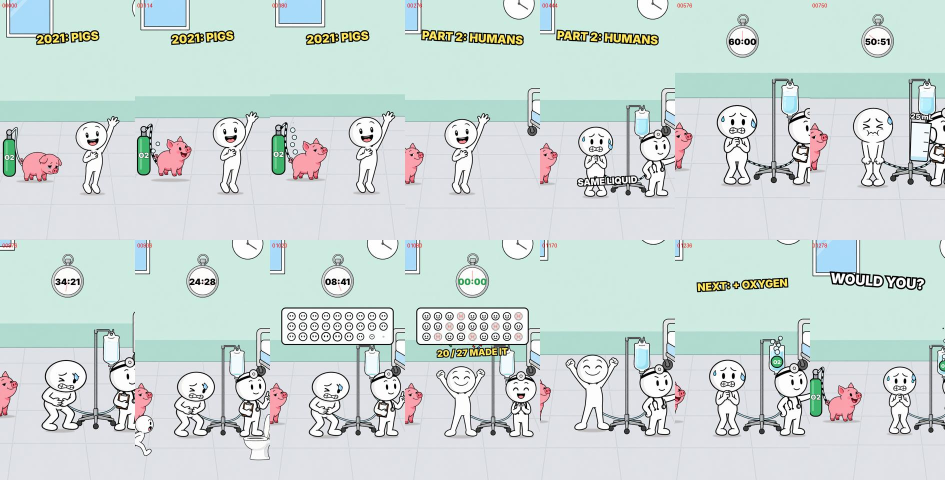
#> input picture cartoon-shorts/studio/images/butt-breath/qa/contact1.jpg, 1890 x 960 px (shown at 1/2 size)
$ python thumbnail.py whiteboard ../../cartoon-shorts/studio/images/butt-breath/qa/contact1.jpg out.png
#> lines starting #> are read from the running program, lines starting #| are printed output that depends on the picture; after the words box and inside, x2 and y2 are one past the last pixel; in counts of white or black regions, pixels touching at a corner belong together
### tools/whiteboard/wb.py
"""Whiteboard marker-animation engine (Golpo-like style).

Every visual element is a Layer: RGB + alpha + a "reveal map" T in [0, 1].
At animation progress u, a pixel is visible when u >= T, so each element
"draws itself": outlines first, then marker-hatch colouring, text letter by letter.
"""
import math
import os

import cv2
import numpy as np
from PIL import Image, ImageDraw, ImageFont

W, H, FPS = 1920, 1080, 30

PAPER = (247, 245, 239)
INK = (28, 28, 32)
RED = (226, 36, 44)
BLUE = (30, 104, 214)
YELLOW = (250, 188, 22)
GREEN = (52, 158, 72)
ORANGE = (246, 126, 28)
GREY = (128, 128, 134)
BROWN = (142, 92, 52)
SAND = (238, 222, 182)
LIGHTBLUE = (150, 196, 240)
WHITE = (252, 252, 250)

HERE = os.path.dirname(os.path.abspath(__file__))
FONT_FILES = {
    "marker": os.path.join(HERE, "fonts", "PermanentMarker-Regular.ttf"),
    "hand": os.path.join(HERE, "fonts", "Kalam-Bold.ttf"),
}
_font_cache = {}


def font(name, size):
    key = (name, size)
    if key not in _font_cache:
        _font_cache[key] = ImageFont.truetype(FONT_FILES[name], size)
    return _font_cache[key]


# ----------------------------------------------------------------------------
# Layer / element
# ----------------------------------------------------------------------------
class Layer:
    """RGB float32 (h,w,3) + alpha float32 (h,w) + reveal map T float32 (h,w)."""

    def __init__(self, rgb, a, T, x, y):
        self.rgb = np.ascontiguousarray(rgb, dtype=np.float32)
        self.a = np.ascontiguousarray(a, dtype=np.float32)
        T = np.where(a > 0.003, T, 0.0).astype(np.float32)
        tmax = float(T.max()) if T.size else 1.0
        self.T = T / tmax if tmax > 0 else T
        self.x, self.y = int(x), int(y)

    @property
    def w(self):
        return self.a.shape[1]

    @property
    def h(self):
        return self.a.shape[0]

    def bbox(self):
        return self.x, self.y, self.x + self.w, self.y + self.h

    def shifted(self, dx, dy):
        return Layer(self.rgb, self.a, self.T, self.x + dx, self.y + dy)


class Element:
    def __init__(self, layer, t0, dur, soft=0.05):
        self.layer, self.t0, self.dur, self.soft = layer, float(t0), max(0.05, float(dur)), soft

    @property
    def t1(self):
        return self.t0 + self.dur

    # [9 lines left out: function alpha_at, not called in this run]


def composite(dst, layer, alpha):
    """Alpha-blend layer (with given alpha map) into float32 canvas dst (H,W,3)."""
    x0, y0, x1, y1 = layer.bbox()
    cx0, cy0, cx1, cy1 = max(0, x0), max(0, y0), min(dst.shape[1], x1), min(dst.shape[0], y1)
    if cx0 >= cx1 or cy0 >= cy1:
        return
    a = alpha[cy0 - y0:cy1 - y0, cx0 - x0:cx1 - x0, None]
    rgb = layer.rgb[cy0 - y0:cy1 - y0, cx0 - x0:cx1 - x0]
    region = dst[cy0:cy1, cx0:cx1]
    region *= (1.0 - a)
    region += rgb * a


# ----------------------------------------------------------------------------
# noise helpers
# ----------------------------------------------------------------------------
def smooth_noise(h, w, scale, rng):
    sh, sw = max(2, int(h / scale) + 2), max(2, int(w / scale) + 2)
    small = rng.standard_normal((sh, sw)).astype(np.float32)
    return cv2.resize(small, (w, h), interpolation=cv2.INTER_CUBIC)


def _noise1d(n, period_pts, amp, rng):
    k = max(3, int(n / max(1.0, period_pts)) + 3)
    pts = rng.uniform(-1, 1, k)
    xs = np.linspace(0, k - 1, n)
    return np.interp(xs, np.arange(k), pts) * amp


def paper_background(seed=1):
    rng = np.random.default_rng(seed)
    base = np.ones((H, W, 3), np.float32) * np.array(PAPER, np.float32)
    n = smooth_noise(H, W, 220, rng) * 1.6 + smooth_noise(H, W, 9, rng) * 0.8
    base += n[..., None]
    # very soft vignette
    yy, xx = np.mgrid[0:H, 0:W].astype(np.float32)
    d = ((xx - W / 2) / (W / 2)) ** 2 + ((yy - H / 2) / (H / 2)) ** 2
    base -= (d * 5.0)[..., None]
    return np.clip(base, 0, 255)


def _tex(rgb_color, h, w, rng, amount=7.0):
    n = smooth_noise(h, w, 5, rng) * amount
    col = np.array(rgb_color, np.float32)[None, None, :]
    return np.clip(col + n[..., None], 0, 255)


# ----------------------------------------------------------------------------
# strokes (lines, arrows, circles, underlines)
# ----------------------------------------------------------------------------
def resample(path, step):
    p = np.asarray(path, np.float64)
    if len(p) < 2:
        return p, np.zeros(len(p)), 0.0
    seg = np.diff(p, axis=0)
    L = np.hypot(seg[:, 0], seg[:, 1])
    cum = np.concatenate([[0.0], np.cumsum(L)])
    total = float(cum[-1])
    if total < 1e-6:
        return p[:1], np.zeros(1), 0.0
    n = max(2, int(total / step) + 1)
    s = np.linspace(0, total, n)
    return np.stack([np.interp(s, cum, p[:, 0]), np.interp(s, cum, p[:, 1])], 1), s, total


def stroke_layer(paths, color, width, wobble=1.2, seed=0, ss=2, tex=0.12, order=None):
    """Marker strokes along polylines. T follows the drawing direction (path by path)."""
    rng = np.random.default_rng(seed)
    dense, svals, acc = [], [], 0.0
    for p in paths:
        q, s, L = resample(p, max(0.8, width * 0.28))
        if L <= 0:
            continue
        if wobble > 0 and len(q) > 3:
            d = np.gradient(q, axis=0)
            nrm = np.stack([-d[:, 1], d[:, 0]], 1)
            nrm /= np.linalg.norm(nrm, axis=1, keepdims=True) + 1e-9
            step = s[1] - s[0]
            q = q + nrm * _noise1d(len(q), 60.0 / step, wobble, rng)[:, None]
        dense.append(q)
        svals.append(s + acc)
        acc += L
    if not dense:
        return None
    allp = np.concatenate(dense)
    alls = np.concatenate(svals) / max(acc, 1e-6)
    r = width / 2.0
    x0 = int(math.floor(allp[:, 0].min() - r - 4))
    y0 = int(math.floor(allp[:, 1].min() - r - 4))
    x1 = int(math.ceil(allp[:, 0].max() + r + 4))
    y1 = int(math.ceil(allp[:, 1].max() + r + 4))
    w, h = x1 - x0, y1 - y0
    A = np.zeros((h * ss, w * ss), np.uint8)
    T = np.full((h * ss, w * ss), 2.0, np.float32)
    rad = r * (0.88 + 0.12 * np.sin(np.linspace(0, 2 * np.pi * 4, len(allp)) + rng.uniform(0, 6)))
    pts = (allp - [x0, y0]) * ss
    for i in range(len(pts) - 1, -1, -1):
        c = (int(round(pts[i, 0])), int(round(pts[i, 1])))
        rr = max(1, int(round(rad[i] * ss)))
        cv2.circle(T, c, rr, float(alls[i]), -1)
        cv2.circle(A, c, rr, 255, -1, cv2.LINE_AA)
    a = cv2.resize(A, (w, h), interpolation=cv2.INTER_AREA).astype(np.float32) / 255.0
    Tm = T.reshape(h, ss, w, ss).min(axis=(1, 3))
    Tm[Tm > 1.5] = 1.0
    nz = smooth_noise(h, w, 4, rng)
    a = a * np.clip(1.0 - tex * (0.5 + 0.5 * nz), 0.6, 1.0)
    rgb = _tex(color, h, w, rng, 6.0)
    return Layer(rgb, a, Tm, x0, y0)


def bezier(p0, p1, bend=0.2, n=60):
    p0, p1 = np.array(p0, float), np.array(p1, float)
    mid = (p0 + p1) / 2
    d = p1 - p0
    nrm = np.array([-d[1], d[0]])
    c = mid + nrm * bend
    t = np.linspace(0, 1, n)[:, None]
    return (1 - t) ** 2 * p0 + 2 * (1 - t) * t * c + t ** 2 * p1


# [10 lines left out: function arrow_paths, not called in this run]


def arrow_layer(p0, p1, color=RED, width=8, bend=0.15, seed=0, head=None):
    return stroke_layer(arrow_paths(p0, p1, bend, head, width), color, width, wobble=1.0, seed=seed)


# [29 lines left out: functions polyline_arrow_layer, ellipse_path, not called in this run]


def circle_layer(cx, cy, rx, ry=None, color=RED, width=7, seed=0):
    return stroke_layer([ellipse_path(cx, cy, rx, ry or rx, seed=seed)], color, width, wobble=0.8, seed=seed)


def underline_layer(x0, x1, y, color=RED, width=10, seed=0, double=False):
    rng = np.random.default_rng(seed)
    p = np.array([[x0 - 8, y + rng.uniform(-2, 2)], [(x0 + x1) / 2, y + 4], [x1 + 10, y - 3]])
    paths = [bezier(p[0], p[2], 0.015)]
    if double:
        paths.append(bezier([x0 + 20, y + width * 1.6], [x1 - 10, y + width * 1.3], -0.01))
    return stroke_layer(paths, color, width, wobble=1.0, seed=seed)


# [4 lines left out: function cross_layer, not called in this run]


def check_layer(cx, cy, r, color=GREEN, width=12, seed=0):
    return stroke_layer([np.array([[cx - r, cy], [cx - r * 0.3, cy + r * 0.7], [cx + r, cy - r * 0.8]])],
                        color, width, wobble=1.0, seed=seed)


def burst_layer(cx, cy, rx, ry, color=YELLOW, n_side=3, length=34, width=9, seed=0, sides=("l", "r")):
    """Short emphasis dashes on the left/right (and optionally top) of a box."""
    paths = []
    for side in sides:
        for k in range(n_side):
            if side in ("l", "r"):
                ang = (-0.55 + 0.55 * k) if n_side > 1 else 0.0
                sgn = -1 if side == "l" else 1
                bx = cx + sgn * rx
                by = cy + math.sin(ang) * ry * 1.1
                dx, dy = sgn * math.cos(ang), math.sin(ang)
                p0 = np.array([bx + dx * 10, by + dy * 10])
                paths.append(np.array([p0, p0 + np.array([dx, dy]) * length]))
            else:  # top
                ang = -math.pi / 2 + (-0.6 + 0.6 * k)
                bx = cx + math.cos(ang) * rx * 0.6
                by = cy - ry
                dx, dy = math.cos(ang), math.sin(ang)
                p0 = np.array([bx + dx * 8, by + dy * 8])
                paths.append(np.array([p0, p0 + np.array([dx, dy]) * length]))
    return stroke_layer(paths, color, width, wobble=0.6, seed=seed)


# [14 lines left out: function dashed_path, not called in this run]


# ----------------------------------------------------------------------------
# hatch fills
# ----------------------------------------------------------------------------
def hatch_layer(mask, x0, y0, color, spacing=11, angle=-38.0, seed=0, edge_jitter=2.0, shade=0.10):
    """Marker scribble fill of a boolean mask placed at (x0, y0)."""
    rng = np.random.default_rng(seed)
    h, w = mask.shape
    m = mask.astype(np.uint8)
    if edge_jitter > 0 and min(h, w) > 8:
        m = cv2.erode(m, np.ones((2, 2), np.uint8))
    yy, xx = np.mgrid[0:h, 0:w].astype(np.float32)
    ang = math.radians(angle)
    dx, dy = math.cos(ang), math.sin(ang)
    nx, ny = -dy, dx
    v = xx * nx + yy * ny
    uu = xx * dx + yy * dy
    nz = smooth_noise(h, w, 6, rng)
    k = np.floor((v - v.min()) / (spacing * 2.2))
    nk = float(k.max() + 1)
    un = (uu - uu.min()) / (np.ptp(uu) + 1e-6)
    frac = np.where((k % 2) == 0, un, 1.0 - un)
    T = (k + frac * 0.9) / nk + nz * 0.004
    stripe = 0.5 + 0.5 * np.cos(2 * np.pi * (v / spacing) + nz * 0.6)
    a = m.astype(np.float32) * (0.86 + 0.14 * stripe)
    a = cv2.GaussianBlur(a, (0, 0), 0.7)
    col = np.array(color, np.float32)
    rgb = col[None, None, :] * (1.0 - shade * (1 - stripe))[..., None] + nz[..., None] * 4.0
    return Layer(np.clip(rgb, 0, 255), a, T, x0, y0)


# [19 lines left out: functions poly_mask, shape_layers, not called in this run]


def rect_poly(x0, y0, x1, y1):
    return np.array([[x0, y0], [x1, y0], [x1, y1], [x0, y1]], float)


# [7 lines left out: function rounded_rect_path, not called in this run]


# ----------------------------------------------------------------------------
# text
# ----------------------------------------------------------------------------
COLOR_TAGS = {"*": RED, "_": BLUE, "~": GREEN, "^": ORANGE}


def _parse_runs(line, base):
    runs, cur, col, i = [], "", base, 0
    while i < len(line):
        ch = line[i]
        if ch in COLOR_TAGS:
            if cur:
                runs.append((cur, col))
            cur = ""
            col = COLOR_TAGS[ch] if col == base else base
        else:
            cur += ch
        i += 1
    if cur:
        runs.append((cur, col))
    return runs


def _plain(line):
    return "".join(ch for ch in line if ch not in COLOR_TAGS)


# [13 lines left out: function wrap_text, not called in this run]


def text_layer(text, x, y, size=80, color=INK, fname="marker", anchor="lt", max_w=None,
               line_gap=1.08, rot=-1.5, seed=0, align="left"):
    """Handwritten text. Colour runs: *red* _blue_ ~green~ ^orange^. Returns Layer."""
    rng = np.random.default_rng(seed)
    f = font(fname, size)
    lines = wrap_text(text, f, max_w) if max_w else text.split("\n")
    asc, desc = f.getmetrics()
    lh = int((asc + desc) * line_gap)
    widths = [f.getlength(_plain(ln)) for ln in lines]
    tw = int(max(widths) if widths else 1) + 40
    th = lh * len(lines) + 40
    img = Image.new("RGB", (tw, th), (0, 0, 0))
    al = Image.new("L", (tw, th), 0)
    di, da = ImageDraw.Draw(img), ImageDraw.Draw(al)
    T = np.full((th, tw), 1.0, np.float32)
    n = len(lines)
    for li, ln in enumerate(lines):
        lw = widths[li]
        ox = 20 + (0 if align == "left" else (tw - 40 - lw) / (2 if align == "center" else 1))
        oy = 20 + li * lh
        cx = ox
        for run, col in _parse_runs(ln, color):
            di.text((cx, oy), run, font=f, fill=tuple(int(c) for c in col))
            da.text((cx, oy), run, font=f, fill=255)
            cx += f.getlength(run)
        xs = np.arange(tw, dtype=np.float32)
        frac = np.clip((xs - ox) / max(lw, 1), 0, 1)
        T[oy:oy + lh, :] = (li + frac[None, :]) / n
    rgb = np.asarray(img, np.float32)
    a = np.asarray(al, np.float32) / 255.0
    nz = smooth_noise(th, tw, 3, rng)
    rgb = np.clip(rgb + nz[..., None] * 5, 0, 255)
    a = a * np.clip(1 - 0.08 * (0.5 + 0.5 * nz), 0.7, 1)
    if rot:
        M = cv2.getRotationMatrix2D((tw / 2, th / 2), rot, 1.0)
        rgb = cv2.warpAffine(rgb, M, (tw, th), flags=cv2.INTER_LINEAR)
        a = cv2.warpAffine(a, M, (tw, th), flags=cv2.INTER_LINEAR)
        T = cv2.warpAffine(T, M, (tw, th), flags=cv2.INTER_NEAREST, borderValue=1.0)
    ys, xs_ = np.nonzero(a > 0.02)
    if len(ys) == 0:
        return None
    cy0, cy1, cx0, cx1 = ys.min(), ys.max() + 1, xs_.min(), xs_.max() + 1
    rgb, a, T = rgb[cy0:cy1, cx0:cx1], a[cy0:cy1, cx0:cx1], T[cy0:cy1, cx0:cx1]
    h, w = a.shape
    if anchor == "lt":
        px, py = x, y
    elif anchor == "mm":
        px, py = x - w / 2, y - h / 2
    elif anchor == "mt":
        px, py = x - w / 2, y
    elif anchor == "rt":
        px, py = x - w, y
    elif anchor == "lm":
        px, py = x, y - h / 2
    elif anchor == "rm":
        px, py = x - w, y - h / 2
    else:
        px, py = x, y
    return Layer(rgb, a, T, px, py)


# ----------------------------------------------------------------------------
# sprites (generated illustrations with transparent background)
# ----------------------------------------------------------------------------
_sprite_cache = {}


def load_sprite(path):
    if path not in _sprite_cache:
        im = Image.open(path).convert("RGBA")
        _sprite_cache[path] = np.asarray(im, np.float32)
    return _sprite_cache[path]


def sprite_layer(path, cx, cy, h=None, w=None, flip=False, seed=0, anchor="mm"):
    """Draw-on sprite: dark outlines first (radial sweep per stroke group), then colour scribble."""
    rgba = load_sprite(path)
    sh, sw = rgba.shape[:2]
    if h is None and w is None:
        h = sh
    if h is not None and w is not None:
        s = min(h / sh, w / sw)
    elif h is not None:
        s = h / sh
    else:
        s = w / sw
    nw, nh = max(2, int(sw * s)), max(2, int(sh * s))
    im = cv2.resize(rgba, (nw, nh), interpolation=cv2.INTER_AREA)
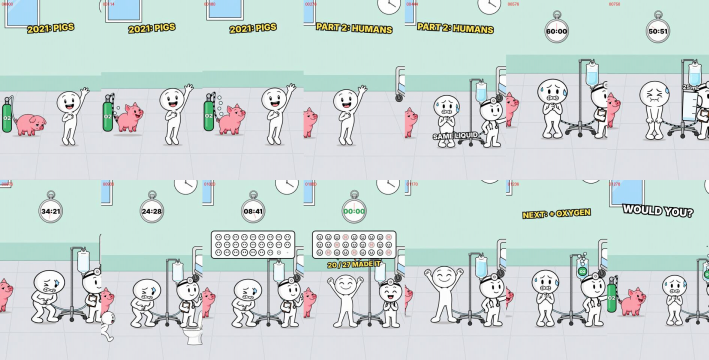
#> im: shape (720, 1417, 4) float32 (shown at 1/2 size); mean R, G, B, A 205.2, 217.5, 214.6, 255.9; transparent parts drawn white
    if flip:
        im = im[:, ::-1]
    rgb, a = im[..., :3], im[..., 3] / 255.0
    lum = rgb @ np.array([0.299, 0.587, 0.114], np.float32)
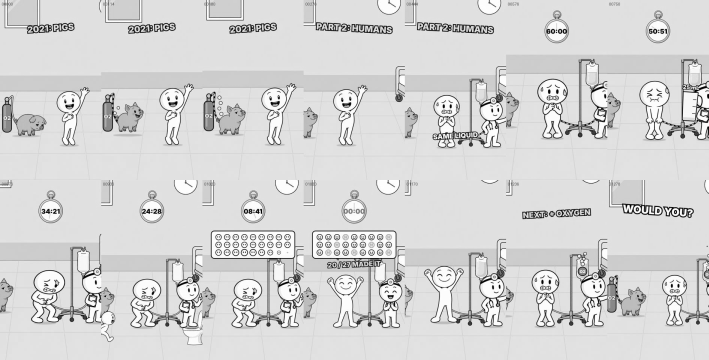
#> lum: shape (720, 1417) float32 (shown at 1/2 size); min 0, max 255, mean 213.4; drawn with min black and max white
    ink = (lum < 85) & (a > 0.4)
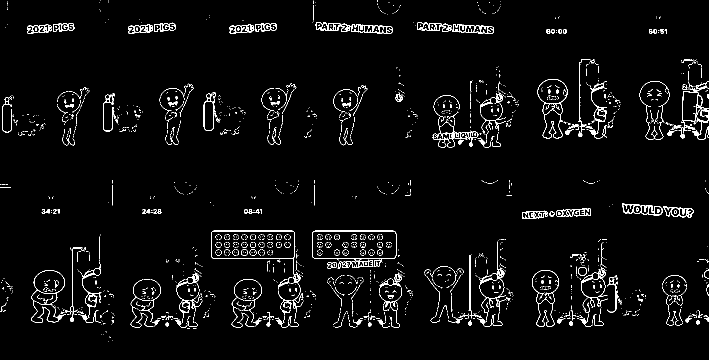
#> ink: shape (720, 1417) bool (shown at 1/2 size); 3.2% white in thin lines or dots
    rng = np.random.default_rng(seed)
    T = np.ones((nh, nw), np.float32)
    # --- outline timing: connected stroke groups, each swept by angle around its centroid
    n_lab, lab, stats, cents = cv2.connectedComponentsWithStats(ink.astype(np.uint8), connectivity=8)
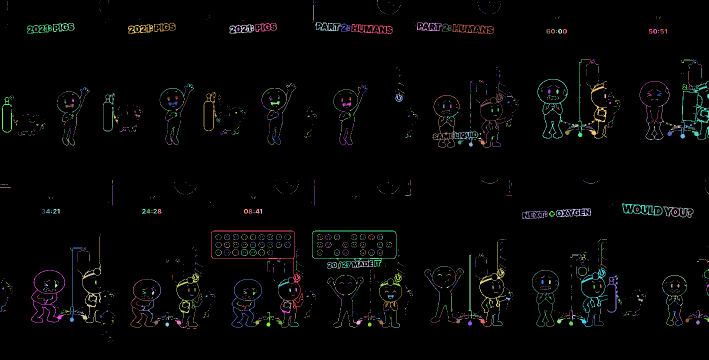
#> lab: shape (720, 1417) int32 (shown at 1/2 size); 2172 distinct labels, from 0 to 2171; one colour per label, 0 black
#> n_lab = 2172; stats = 2172 rows, first 6: [0, 0, 1417, 720, 987102], [201, 0, 1, 1, 1], [216, 0, 1, 1, 1], [626, 0, 1, 1, 1], [755, 0, 1, 4, 4], [14, 2, 1, 1, 1]; cents = 2172 pairs, first value 0.5 to 1415.4, second value 0 to 683
    comps = [i for i in range(1, n_lab) if stats[i, cv2.CC_STAT_AREA] > 3]
#> comps = 919 values from 4 to 2163
    comps.sort(key=lambda i: -stats[i, cv2.CC_STAT_AREA])
    big = comps[:1]
#> big = [980]
    rest = sorted(comps[1:], key=lambda i: (cents[i][0] + cents[i][1] * 0.5))
#> rest = 918 values, max 2163 at index 297, min 4 at index 325, mean 1108.5
    order = big + rest
#> order = 919 values, max 2163 at index 298, min 4 at index 326, mean 1108.4
    weights = np.array([math.sqrt(stats[i, cv2.CC_STAT_AREA]) for i in order], np.float64)
#> weights = 919 values, max 30.82 at index 0, min 2 at index 4, mean 4.27
    tot = weights.sum() if len(weights) else 1.0
#> tot = 3923.3
    start = 0.0
    yy, xx = np.mgrid[0:nh, 0:nw].astype(np.float32)
    T_ink = np.ones((nh, nw), np.float32)
    for i, wgt in zip(order, weights):
        span = wgt / tot
        m = lab == i
        cxx, cyy = cents[i]
        ang = (np.arctan2(yy[m] - cyy, xx[m] - cxx) + np.pi / 2) % (2 * np.pi) / (2 * np.pi)
        T_ink[m] = start + span * ang
        start += span
#> this loop made 919 passes
#> (i, wgt, span, cxx, cyy, ang, start) on passes 4, 5, 7: (324, 2.45, 0.000624, 21.33, 195.8, [0.117, 0.107, 0.176, 0.676, 0.636, 0.631], 0.0143), (309, 2, 0.00051, 26, 194.5, [0, 0, 0.5, 0.5], 0.0148), (91, 2.83, 0.000721, 111.9, 53.12, [0.895, 0.0176, 0.773, 0.125, 0.232, 0.625, 0.477, 0.355], 0.0197)
#> pass 1, in sprite_layer, `m = lab == i`:
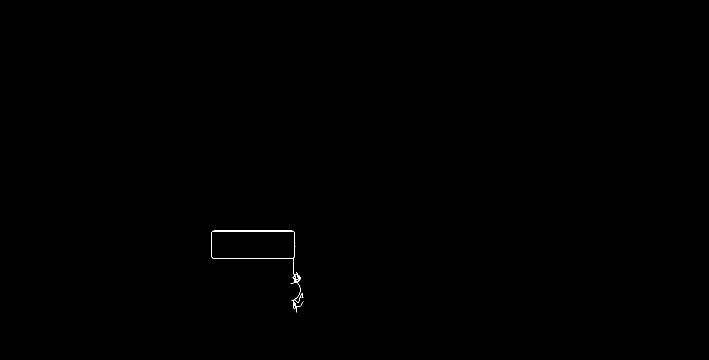
#> m: shape (720, 1417) bool (shown at 1/2 size); 0.09% white in thin lines or dots, all inside (x1, y1, x2, y2) = (422, 461, 607, 625)
#> pass 2, in sprite_layer, `m = lab == i`:
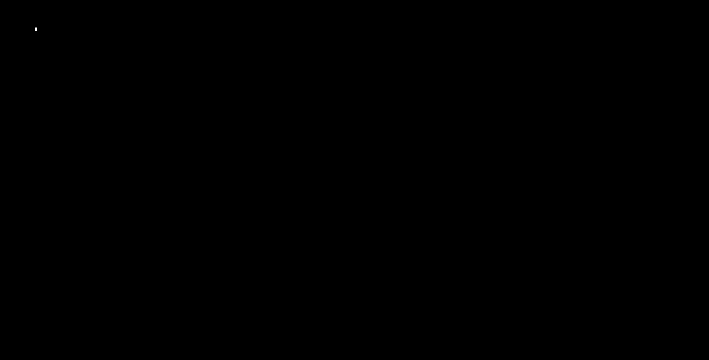
#> m: shape (720, 1417) bool (shown at 1/2 size); 0% white; 1 white region, box (x1, y1, x2, y2) and area: (70, 55, 74, 62) 23
#> after the loop:
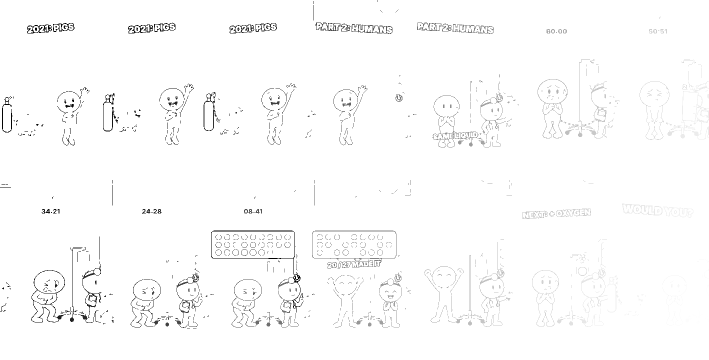
#> T_ink: shape (720, 1417) float32 (shown at 1/2 size); min 2.04e-05, max 1, mean 0.985
#> after the loop, start = 1
    # --- colour timing: zig-zag hatch sweep from top to bottom
    band = max(14.0, nh / 11.0)
#> (the rest of the program and of its run is left out)
